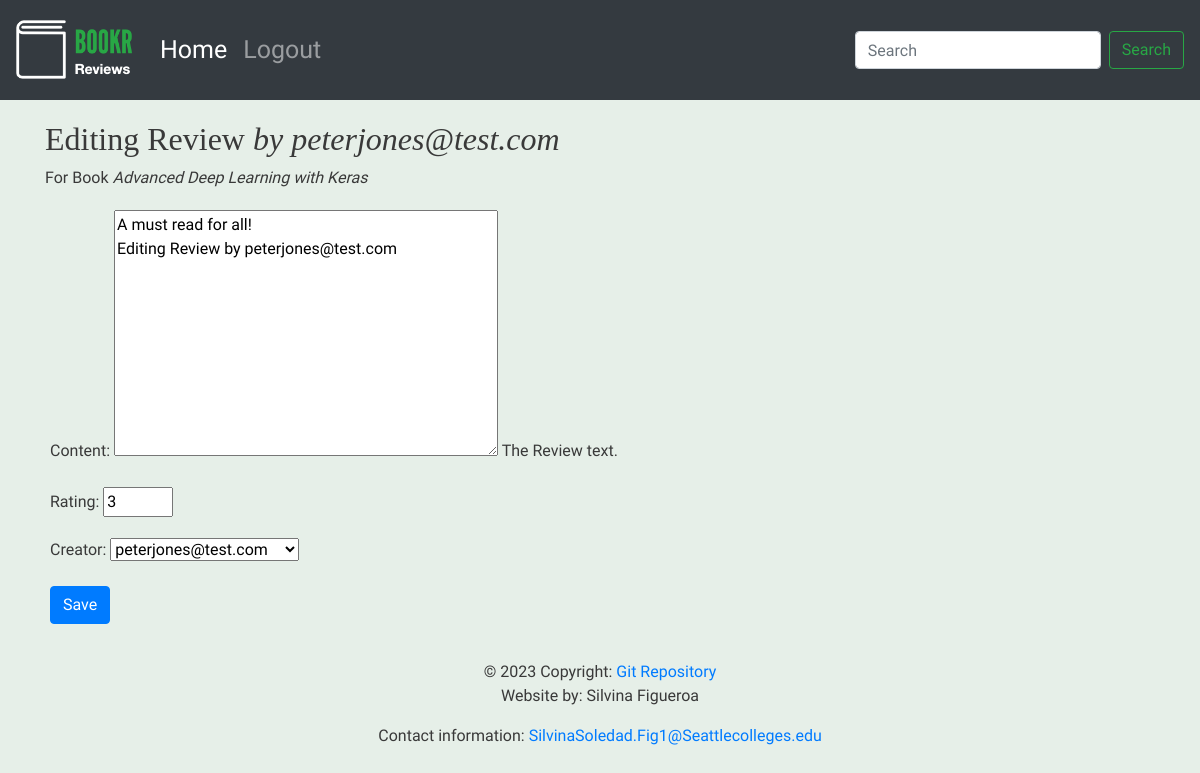
Screenshot of /books/1/reviews/1/ with the database file from the repository.
### reviews/models.py (models this page shows, shortened)
class Review(models.Model):
    content = models.TextField(help_text="The Review text.")
    rating = models.IntegerField(help_text="The rating the reviewer has given.")
    date_created = models.DateTimeField(auto_now_add=True,
                                        help_text="The date and time the review was created.")
    date_edited = models.DateTimeField(null=True,
                                       help_text="The date and time the review was last edited.")
    creator = models.ForeignKey(auth.get_user_model(), on_delete=models.CASCADE)
    book = models.ForeignKey(Book, on_delete=models.CASCADE,
                             help_text="The Book that this review is for.")
    def __str__(self):
        return f"by {self.creator.username}"

class Book(models.Model):
    title = models.CharField(max_length=70,
                             help_text="The title of the book.")
    publication_date = models.DateField(
        verbose_name="Date the book was published.")
    isbn = models.CharField(max_length=20,
                            verbose_name="ISBN number of the book.")
    publisher = models.ForeignKey(Publisher,
                                  on_delete=models.CASCADE)
    contributors = models.ManyToManyField('Contributor',
                                          through="BookContributor")
    cover = models.ImageField(upload_to="book_covers/", null=True, blank=True)
    sample = models.FileField(upload_to="book_samples/", null=True, blank=True)
    def __str__(self):
        return self.title

### reviews/views.py (the view)
# urls.py: path('books/<int:book_pk>/reviews/<int:review_pk>/', views.review_edit, name='review_edit'),
def review_edit(request, book_pk, review_pk=None):
    book = get_object_or_404(Book, pk=book_pk)
    if review_pk is not None:
        review = get_object_or_404(Review, book_id=book_pk, pk=review_pk)
    else:
        review = None
    if request.method == "POST":
        form = ReviewForm(request.POST, instance=review)
        if form.is_valid():
            updated_review = form.save(False)
            updated_review.book = book
            if review is None:
                messages.success(request, "Review for book \"{}\" created successfully.".format(book.title))
            else:
                updated_review.date_edited = timezone.now()
                messages.success(request, "Review for book \"{}\" updated successfully.".format(book.title))
            updated_review.save()
            return redirect("book_details", book.pk)
    else:
        form = ReviewForm(instance=review)
    return render(request, "reviews/instance-form.html",
                  {"instance": review, "model_type": "Review", "form": form,
                   "related_model_type": "Book", "related_instance": book})

### reviews/forms.py
class ReviewForm (forms.ModelForm):
    class Meta:
        model = Review
        exclude= ("date_edited", "book")
    rating = forms.IntegerField(min_value=0, max_value=5)

### reviews/templates/reviews/instance-form.html (shortened to what this page needs)
{% extends 'reviews/review_base.html' %}
{% block content %}
<div style="margin-left: 20px; padding-left: 10px; padding-top: 20px;">
    <h2>
        {% if instance %}
            Editing {{ model_type }} <em>{{ instance }}</em>
        {% else %}
            New {{ model_type }}
        {% endif %}
    </h2>
        {% if related_model_type and related_instance %}
           <p>For {{related_model_type}} <em>{{related_instance}}</em></p>
        {% endif %}
</div>
  <form method="Post" {% if is_file_upload %}enctype="multipart/form-data" {% endif %} class="container">
      {{ form.as_p }}
    <button type="submit" class="btn btn-primary">
      {% if instance is not None %}
      Save
      {%else%}
      Create {%endif%}
    </button>
  </form>
{%endblock%}

### bookr/static/main.css (style rules this page uses)
body { font-family: 'Source Sans Pro', sans-serif; background-color: #e6efe8; color: #393939; }
h1, h2, h3, h4, h5, h6 { font-family: 'Libre Baskerville', serif; }
.container { margin: 20px; }

### rows the page displays
Review: creator.username "by peterjones@test.com", content "A must read for all! Editing Review by peterjones@test.com", rating "3", creator "peterjones@test.com"
Book: title "Advanced Deep Learning with Keras"

### other values shown
{{ model_type }} "Review"
{{ related_model_type }} "Book"
